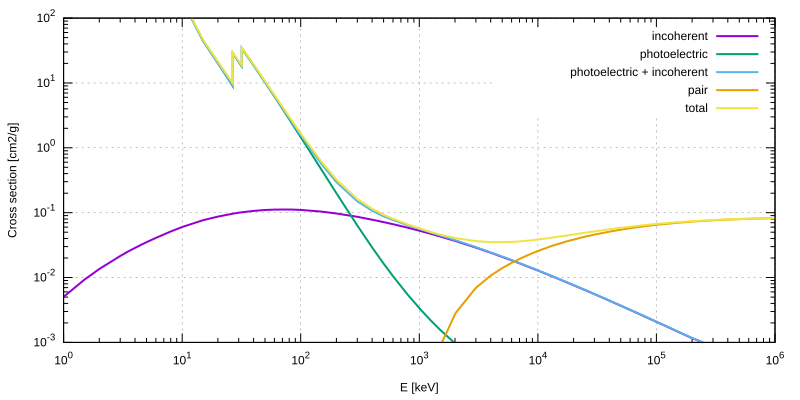

Recreate this plot in gnuplot.
#set encoding iso_8859_1
reset

# set title "" 0.0,3.0
#set key title 5,5

set xlabel "E [keV]"
#################
set xrange [1:1E6]
#################
#set autoscale x
#set xzeroaxis lt -1 lw 2
#set xtics nomirror 1
set mxtics 10
set format x "10^{%L}"
set logscale x


######################################

set ylabel "Cross section [cm2/g]"
##################
set yrange [0.001:100]
##################
#set autoscale y
#set yzeroaxis lt -1 lw 2
#set ytics .1
set mytics 10
set format y "10^{%L}"
set logscale y


#set size ratio -1
######################################
#set object circle at 1,1 radius 0.05
#set label "P"  at 1.15,0.7
#set object circle at -3,9 radius 0.05
#set label "P'"  at -3.4,8.5
#set object circle at -1,-3 radius 0.05
#set label "Q"  at -0.8,-3.2
#set arrow 1 from 0.523 , 0.5 to 0.523 , 0 nohead                      
######################################

set grid
#set sample 500
#set key 4.8,-1

#set terminal postscript eps enhanced color size 10,7  "Arial" 40
#set terminal pdf

set terminal svg size 800,400
#set terminal wxt persist
file = "SynSpec_material_CdTe.txt"

# PHOTON       SCATTERING         PHOTO-    PAIR PRODUCTION    TOTAL ATTENUATION
# ENERGY    COHERENT INCOHER.    ELECTRIC    IN        IN       WITH     WITHOUT
#                               ABSORPTION NUCLEAR  ELECTRON  COHERENT  COHERENT
#                                           FIELD     FIELD    SCATT.    SCATT.
#   (MeV)    (cm2/g)   (cm2/g)   (cm2/g)   (cm2/g)   (cm2/g)   (cm2/g)   (cm2/g)

set output "./interaction.svg"
plot file using ($1*1000):3 title "incoherent" w lines lw 2,\
     file using ($1*1000):4 title "photoelectric" w lines lw 2,\
     file using ($1*1000):($3+$4) title "photoelectric + incoherent" w lines lw 2,\
     file using ($1*1000):($5+$6) title "pair" w lines lw 2,\
     file using ($1*1000):7 title "total" w lines lw 2
